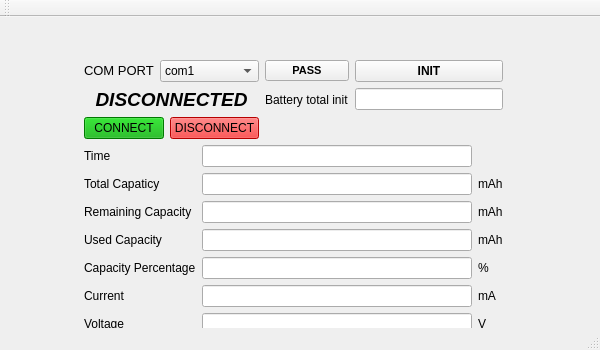
<?xml version="1.0" encoding="UTF-8"?>
<ui version="4.0">
 <class>MainWindow</class>
 <widget class="QMainWindow" name="MainWindow">
  <property name="enabled">
   <bool>true</bool>
  </property>
  <property name="geometry">
   <rect>
    <x>0</x>
    <y>0</y>
    <width>600</width>
    <height>350</height>
   </rect>
  </property>
  <property name="minimumSize">
   <size>
    <width>600</width>
    <height>350</height>
   </size>
  </property>
  <property name="maximumSize">
   <size>
    <width>600</width>
    <height>350</height>
   </size>
  </property>
  <property name="windowTitle">
   <string>MainWindow</string>
  </property>
  <property name="windowOpacity">
   <double>2.000000000000000</double>
  </property>
  <property name="styleSheet">
   <string notr="true"/>
  </property>
  <widget class="QWidget" name="centralWidget">
   <property name="minimumSize">
    <size>
     <width>0</width>
     <height>0</height>
    </size>
   </property>
   <widget class="QWidget" name="layoutWidget">
    <property name="geometry">
     <rect>
      <x>73</x>
      <y>32</y>
      <width>441</width>
      <height>305</height>
     </rect>
    </property>
    <layout class="QGridLayout" name="gridLayout_2">
     <item row="0" column="0" colspan="3">
      <layout class="QGridLayout" name="gridLayout">
       <item row="0" column="0">
        <widget class="QLabel" name="label">
         <property name="text">
          <string>&lt;html&gt;&lt;head/&gt;&lt;body&gt;&lt;p&gt;&lt;span style=&quot; font-size:10pt;&quot;&gt;COM PORT&lt;/span&gt;&lt;/p&gt;&lt;/body&gt;&lt;/html&gt;</string>
         </property>
        </widget>
       </item>
       <item row="0" column="1" colspan="2">
        <widget class="QComboBox" name="comboBoxName">
         <property name="toolTip">
          <string>&lt;html&gt;&lt;head/&gt;&lt;body&gt;&lt;p&gt;Select COM port on your PC&lt;/p&gt;&lt;/body&gt;&lt;/html&gt;</string>
         </property>
         <property name="whatsThis">
          <string>Select COM port on your PC</string>
         </property>
         <item>
          <property name="text">
           <string>com1</string>
          </property>
         </item>
         <item>
          <property name="text">
           <string>com2</string>
          </property>
         </item>
         <item>
          <property name="text">
           <string>com3</string>
          </property>
         </item>
         <item>
          <property name="text">
           <string>com4</string>
          </property>
         </item>
         <item>
          <property name="text">
           <string>com5</string>
          </property>
         </item>
         <item>
          <property name="text">
           <string>com6</string>
          </property>
         </item>
         <item>
          <property name="text">
           <string>com7</string>
          </property>
         </item>
         <item>
          <property name="text">
           <string>com8</string>
          </property>
         </item>
         <item>
          <property name="text">
           <string>com9</string>
          </property>
         </item>
         <item>
          <property name="text">
           <string>com10</string>
          </property>
         </item>
         <item>
          <property name="text">
           <string>com11</string>
          </property>
         </item>
         <item>
          <property name="text">
           <string>com12</string>
          </property>
         </item>
         <item>
          <property name="text">
           <string>com13</string>
          </property>
         </item>
         <item>
          <property name="text">
           <string>com14</string>
          </property>
         </item>
         <item>
          <property name="text">
           <string>com15</string>
          </property>
         </item>
        </widget>
       </item>
       <item row="0" column="3">
        <widget class="QPushButton" name="button_pass">
         <property name="font">
          <font>
           <pointsize>8</pointsize>
           <weight>75</weight>
           <bold>true</bold>
          </font>
         </property>
         <property name="styleSheet">
          <string notr="true"/>
         </property>
         <property name="text">
          <string>PASS</string>
         </property>
        </widget>
       </item>
       <item row="0" column="4">
        <widget class="QPushButton" name="button_init">
         <property name="font">
          <font>
           <weight>75</weight>
           <bold>true</bold>
          </font>
         </property>
         <property name="text">
          <string>INIT</string>
         </property>
        </widget>
       </item>
       <item row="1" column="0" colspan="3">
        <widget class="QLabel" name="label_Status">
         <property name="text">
          <string>&lt;html&gt;&lt;head/&gt;&lt;body&gt;&lt;p align=&quot;center&quot;&gt;&lt;span style=&quot; font-size:14pt; font-weight:600; font-style:italic;&quot;&gt;DISCONNECTED&lt;/span&gt;&lt;/p&gt;&lt;/body&gt;&lt;/html&gt;</string>
         </property>
        </widget>
       </item>
       <item row="1" column="3">
        <widget class="QLabel" name="label_3">
         <property name="text">
          <string>Battery total init</string>
         </property>
        </widget>
       </item>
       <item row="1" column="4">
        <widget class="QLineEdit" name="lineEdit_batterytotalinit"/>
       </item>
       <item row="2" column="0" colspan="2">
        <widget class="QPushButton" name="button_Connect">
         <property name="styleSheet">
          <string notr="true">background-color: rgb(0, 170, 0);
alternate-background-color: rgb(0, 255, 127);</string>
         </property>
         <property name="text">
          <string>CONNECT</string>
         </property>
        </widget>
       </item>
       <item row="2" column="2">
        <widget class="QPushButton" name="button_Disconnect">
         <property name="styleSheet">
          <string notr="true">alternate-background-color: rgb(255, 0, 0);
background-color: rgb(255, 0, 0);</string>
         </property>
         <property name="text">
          <string>DISCONNECT</string>
         </property>
        </widget>
       </item>
      </layout>
     </item>
     <item row="1" column="0">
      <widget class="QLabel" name="TotalCapacity_12">
       <property name="text">
        <string>Time</string>
       </property>
      </widget>
     </item>
     <item row="1" column="1">
      <widget class="QLineEdit" name="lineEdit_time"/>
     </item>
     <item row="2" column="0">
      <widget class="QLabel" name="TotalCapacity">
       <property name="text">
        <string>Total Capaticy</string>
       </property>
      </widget>
     </item>
     <item row="2" column="1">
      <widget class="QLineEdit" name="lineEdit_total"/>
     </item>
     <item row="2" column="2">
      <widget class="QLabel" name="label_2">
       <property name="text">
        <string>mAh</string>
       </property>
      </widget>
     </item>
     <item row="3" column="0">
      <widget class="QLabel" name="TotalCapacity_7">
       <property name="text">
        <string>Remaining Capacity</string>
       </property>
      </widget>
     </item>
     <item row="3" column="1">
      <widget class="QLineEdit" name="lineEdit_capaticy"/>
     </item>
     <item row="3" column="2">
      <widget class="QLabel" name="label_8">
       <property name="text">
        <string>mAh</string>
       </property>
      </widget>
     </item>
     <item row="4" column="0">
      <widget class="QLabel" name="TotalCapacity_8">
       <property name="text">
        <string>Used Capacity</string>
       </property>
      </widget>
     </item>
     <item row="4" column="1">
      <widget class="QLineEdit" name="lineEdit_used"/>
     </item>
     <item row="4" column="2">
      <widget class="QLabel" name="label_9">
       <property name="text">
        <string>mAh</string>
       </property>
      </widget>
     </item>
     <item row="5" column="0">
      <widget class="QLabel" name="TotalCapacity_9">
       <property name="text">
        <string>Capacity Percentage</string>
       </property>
      </widget>
     </item>
     <item row="5" column="1">
      <widget class="QLineEdit" name="lineEdit_percent"/>
     </item>
     <item row="5" column="2">
      <widget class="QLabel" name="label_10">
       <property name="text">
        <string>%</string>
       </property>
      </widget>
     </item>
     <item row="6" column="0">
      <widget class="QLabel" name="TotalCapacity_10">
       <property name="text">
        <string>Current</string>
       </property>
      </widget>
     </item>
     <item row="6" column="1">
      <widget class="QLineEdit" name="lineEdit_current"/>
     </item>
     <item row="6" column="2">
      <widget class="QLabel" name="label_11">
       <property name="text">
        <string>mA</string>
       </property>
      </widget>
     </item>
     <item row="7" column="0">
      <widget class="QLabel" name="TotalCapacity_11">
       <property name="text">
        <string>Voltage</string>
       </property>
      </widget>
     </item>
     <item row="7" column="1">
      <widget class="QLineEdit" name="lineEdit_voltage"/>
     </item>
     <item row="7" column="2">
      <widget class="QLabel" name="label_12">
       <property name="text">
        <string>V</string>
       </property>
      </widget>
     </item>
    </layout>
   </widget>
  </widget>
  <widget class="QMenuBar" name="menuBar">
   <property name="geometry">
    <rect>
     <x>0</x>
     <y>0</y>
     <width>600</width>
     <height>26</height>
    </rect>
   </property>
  </widget>
  <widget class="QToolBar" name="mainToolBar">
   <attribute name="toolBarArea">
    <enum>TopToolBarArea</enum>
   </attribute>
   <attribute name="toolBarBreak">
    <bool>false</bool>
   </attribute>
  </widget>
  <widget class="QStatusBar" name="statusBar"/>
 </widget>
 <layoutdefault spacing="6" margin="11"/>
 <resources/>
 <connections/>
</ui>
